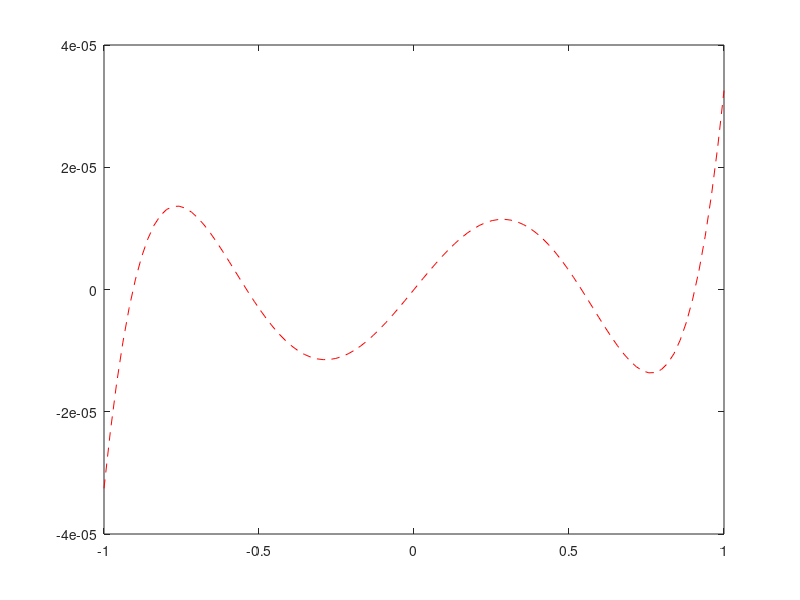

Reproduce this figure in MATLAB.
x = linspace(-1,1,100);
y = sin(x/2);
plot(x,y,"r--")

hold on

y2 = -0.020545*x.^3+0.499938*x;
plot(x,y2,"b-")

hold off

y3 = y - y2;
plot(x,y3,"r--");